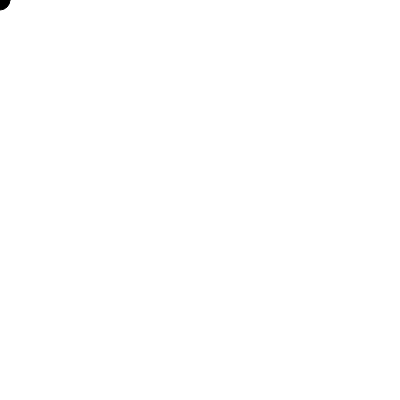
Frame 1 (no input)
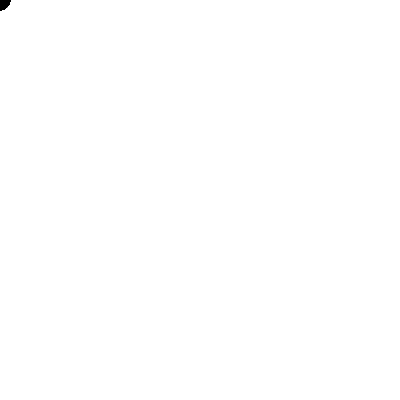
Frame 60 (no input)
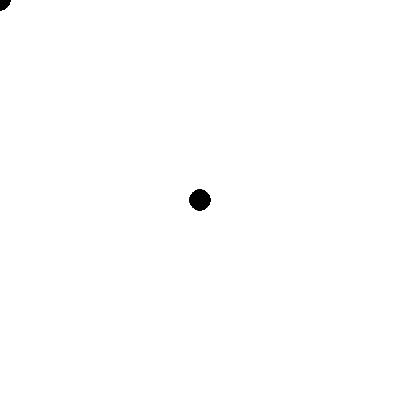
Frame 120 (the mouse pressed at the canvas centre since frame 60)

The p5.js sketch that drew these frames (run headless with seeded random() and noise() and a simulated clock; from frame 60 on, the mouse is pressed at the canvas centre):

// p5.js sketch
// ── sketch.js
function setup() {
  createCanvas(400,400)
}

function draw() {
  fill(0);
  ellipse(mouseX, mouseY, 20,20);
}
